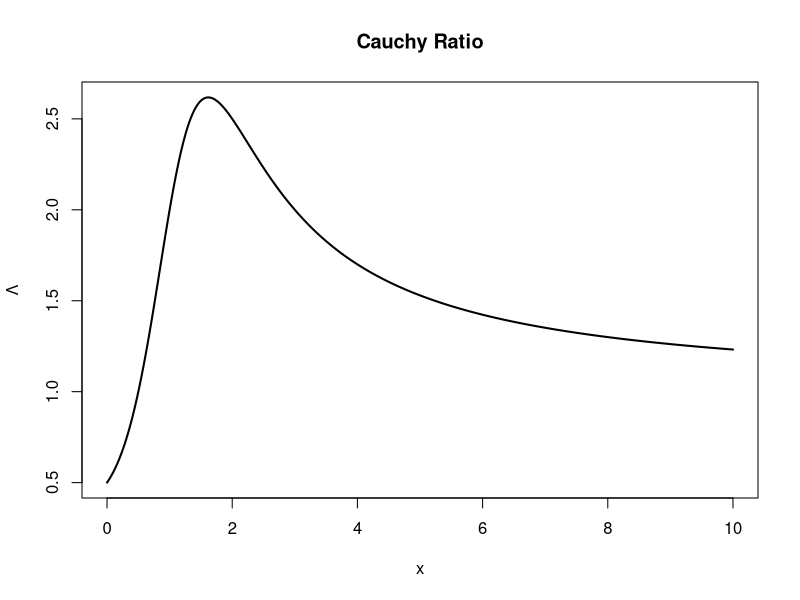

R code for this plot:
## ---- chunk 1
cauchy <- function(x) {
  numerator <- 1 + x^2 
  denominator <- 1 + (x-1)^2
  numerator/denominator
}
## ---- chunk 2
x_vals <- seq(0, 10, length.out = 500)
y_vals <- cauchy(x_vals)

plot(x_vals, y_vals, type = "l", lwd = 2, col = "black",
     main = "Cauchy Ratio",
     xlab = "x", ylab = expression(Lambda))
